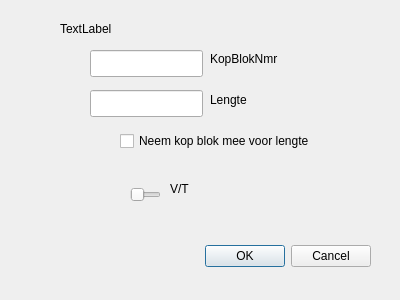
<?xml version="1.0" encoding="UTF-8"?>
<ui version="4.0">
 <class>QtKopRichtingDialoog</class>
 <widget class="QDialog" name="QtKopRichtingDialoog">
  <property name="geometry">
   <rect>
    <x>0</x>
    <y>0</y>
    <width>400</width>
    <height>300</height>
   </rect>
  </property>
  <property name="windowTitle">
   <string>Dialog</string>
  </property>
  <widget class="QDialogButtonBox" name="buttonBox">
   <property name="geometry">
    <rect>
     <x>30</x>
     <y>240</y>
     <width>341</width>
     <height>32</height>
    </rect>
   </property>
   <property name="orientation">
    <enum>Qt::Horizontal</enum>
   </property>
   <property name="standardButtons">
    <set>QDialogButtonBox::Cancel|QDialogButtonBox::Ok</set>
   </property>
  </widget>
  <widget class="QCheckBox" name="NeemKopBlokMee">
   <property name="geometry">
    <rect>
     <x>120</x>
     <y>130</y>
     <width>251</width>
     <height>22</height>
    </rect>
   </property>
   <property name="text">
    <string>Neem kop blok mee voor lengte</string>
   </property>
  </widget>
  <widget class="QSlider" name="VT">
   <property name="geometry">
    <rect>
     <x>130</x>
     <y>180</y>
     <width>31</width>
     <height>29</height>
    </rect>
   </property>
   <property name="maximum">
    <number>1</number>
   </property>
   <property name="orientation">
    <enum>Qt::Horizontal</enum>
   </property>
  </widget>
  <widget class="QLabel" name="label">
   <property name="geometry">
    <rect>
     <x>170</x>
     <y>180</y>
     <width>67</width>
     <height>17</height>
    </rect>
   </property>
   <property name="text">
    <string>V/T</string>
   </property>
  </widget>
  <widget class="QLineEdit" name="KopBlok">
   <property name="geometry">
    <rect>
     <x>90</x>
     <y>50</y>
     <width>113</width>
     <height>27</height>
    </rect>
   </property>
  </widget>
  <widget class="QLabel" name="label_2">
   <property name="geometry">
    <rect>
     <x>210</x>
     <y>50</y>
     <width>91</width>
     <height>17</height>
    </rect>
   </property>
   <property name="text">
    <string>KopBlokNmr</string>
   </property>
  </widget>
  <widget class="QLineEdit" name="Lengte">
   <property name="geometry">
    <rect>
     <x>90</x>
     <y>90</y>
     <width>113</width>
     <height>27</height>
    </rect>
   </property>
  </widget>
  <widget class="QLabel" name="label_3">
   <property name="geometry">
    <rect>
     <x>210</x>
     <y>90</y>
     <width>67</width>
     <height>20</height>
    </rect>
   </property>
   <property name="text">
    <string>Lengte</string>
   </property>
  </widget>
  <widget class="QLabel" name="errorText">
   <property name="geometry">
    <rect>
     <x>60</x>
     <y>20</y>
     <width>281</width>
     <height>17</height>
    </rect>
   </property>
   <property name="text">
    <string>TextLabel</string>
   </property>
  </widget>
 </widget>
 <resources/>
 <connections>
  <connection>
   <sender>buttonBox</sender>
   <signal>accepted()</signal>
   <receiver>QtKopRichtingDialoog</receiver>
   <slot>accept()</slot>
   <hints>
    <hint type="sourcelabel">
     <x>248</x>
     <y>254</y>
    </hint>
    <hint type="destinationlabel">
     <x>157</x>
     <y>274</y>
    </hint>
   </hints>
  </connection>
  <connection>
   <sender>buttonBox</sender>
   <signal>rejected()</signal>
   <receiver>QtKopRichtingDialoog</receiver>
   <slot>reject()</slot>
   <hints>
    <hint type="sourcelabel">
     <x>316</x>
     <y>260</y>
    </hint>
    <hint type="destinationlabel">
     <x>286</x>
     <y>274</y>
    </hint>
   </hints>
  </connection>
 </connections>
</ui>
